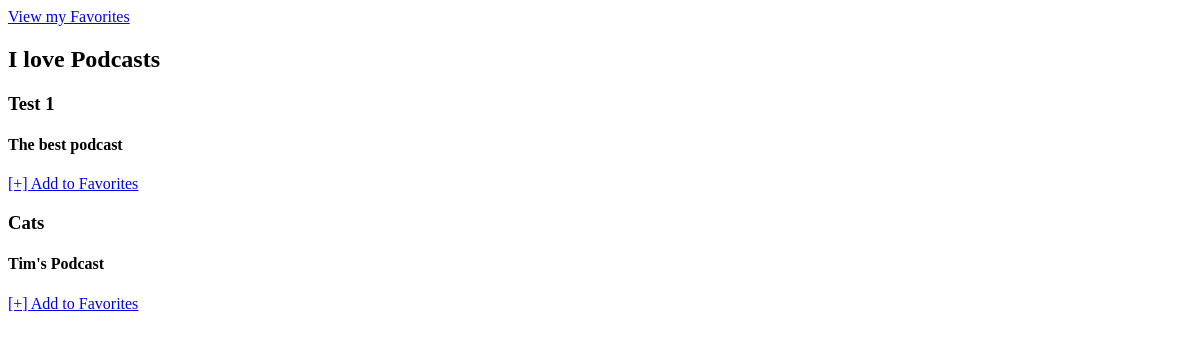
The page / (signed in) on the database as committed earlier.
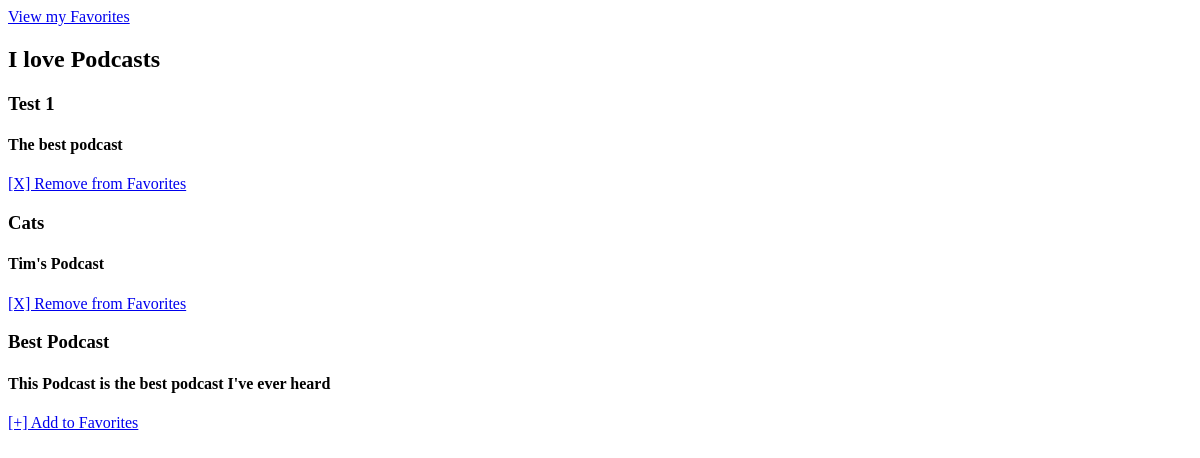
The same page on the database as committed later.
### core/models.py (models this page shows)
class Podcast(models.Model):
    title = models.CharField(max_length=200)
    host = models.CharField(max_length=200)
    description = models.TextField(null=True, blank=True)
    created_date = models.DateTimeField(auto_now_add=True)
    url = models.URLField(max_length=100, null=True, blank=True)
    def __str__(self):
        return self.title

### core/views.py (the view)
# urls.py: path('', views.list_podcasts, name='list_podcasts'),
@login_required
def list_podcasts(request):
    favorites = [favorite.podcast for favorite in request.user.favorites.all()]
    podcasts = Podcast.objects.all().order_by("created_date")
    return render(request, 'core/podcast_list.html', {'podcasts': podcasts, 'favorites': favorites})

### templates/core/podcast_list.html
{% extends 'base.html' %}
{% block content %}
<a href="{% url 'favorite_podcasts' %}">View my Favorites</a>
<h2>I love Podcasts</h2>
{% for podcast in podcasts %}
    <div>
        <h3>{{ podcast }}</h3>
        <h4>{{ podcast.description }}</h4>
        <div class="favorite_controls">
            {% if podcast in favorites %}
                <a href="{% url 'remove_favorite' podcast.id %}">[X] Remove from Favorites</a>
            {% else %}
                <a href="{% url 'add_favorite' podcast.id %}">[+] Add to Favorites</a>
            {% endif %}
        </div>
    </div>
{% endfor %}
{% endblock %}

### templates/base.html (shortened to what this page needs)
<!DOCTYPE html>
<html lang="en">
<head>
</head>
<body>
    {% block content %}
    {% endblock %}
</body>
</html>

Rows that differ between the two databases and show on the page:
computed for Podcast "Test 1": text "[+] Add to Favorites" → "[X] Remove from Favorites"
computed for Podcast "Cats": text "[+] Add to Favorites" → "[X] Remove from Favorites"
added Podcast: title "Best Podcast", description "This Podcast is the best podcast I've ever heard", shows "[+] Add to Favorites"
